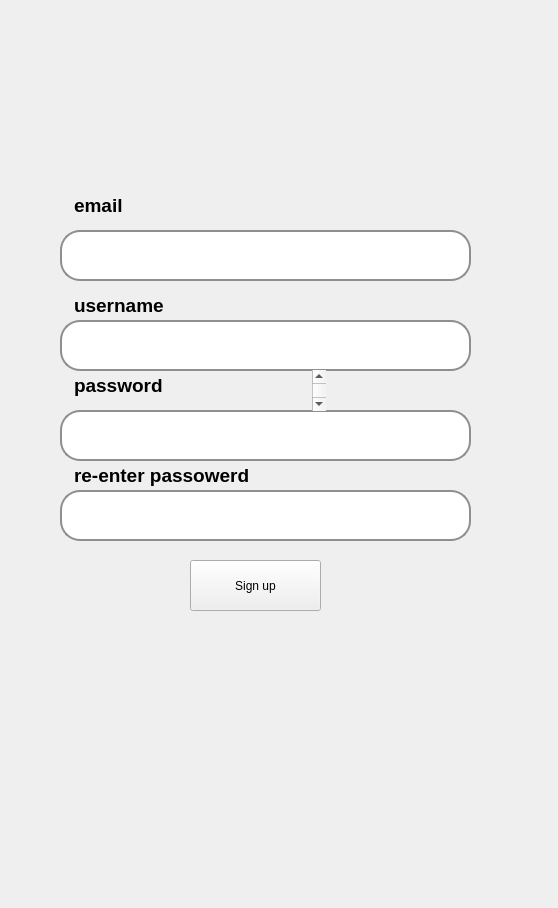
<?xml version="1.0" encoding="UTF-8"?>
<ui version="4.0">
 <class>MainWindow</class>
 <widget class="QMainWindow" name="MainWindow">
  <property name="geometry">
   <rect>
    <x>0</x>
    <y>0</y>
    <width>558</width>
    <height>908</height>
   </rect>
  </property>
  <property name="windowTitle">
   <string>MainWindow</string>
  </property>
  <widget class="QWidget" name="centralwidget">
   <widget class="QLabel" name="label">
    <property name="geometry">
     <rect>
      <x>0</x>
      <y>0</y>
      <width>571</width>
      <height>911</height>
     </rect>
    </property>
    <property name="text">
     <string/>
    </property>
    <property name="pixmap">
     <pixmap>ui imges/Your paragraph text.png</pixmap>
    </property>
    <property name="scaledContents">
     <bool>true</bool>
    </property>
   </widget>
   <widget class="QLineEdit" name="email">
    <property name="geometry">
     <rect>
      <x>60</x>
      <y>230</y>
      <width>411</width>
      <height>51</height>
     </rect>
    </property>
    <property name="styleSheet">
     <string notr="true">QLineEdit {
               border: 2px solid #8f8f8f;
               border-radius: 20px;
                padding: 10px;
             font-size: 16px;
           }</string>
    </property>
    <property name="text">
     <string/>
    </property>
   </widget>
   <widget class="QLineEdit" name="username">
    <property name="geometry">
     <rect>
      <x>60</x>
      <y>320</y>
      <width>411</width>
      <height>51</height>
     </rect>
    </property>
    <property name="styleSheet">
     <string notr="true">QLineEdit {
               border: 2px solid #8f8f8f;
               border-radius: 20px;
                padding: 10px;
             font-size: 16px;
           }</string>
    </property>
    <property name="text">
     <string/>
    </property>
   </widget>
   <widget class="QLineEdit" name="password">
    <property name="geometry">
     <rect>
      <x>60</x>
      <y>410</y>
      <width>411</width>
      <height>51</height>
     </rect>
    </property>
    <property name="styleSheet">
     <string notr="true">QLineEdit {
               border: 2px solid #8f8f8f;
               border-radius: 20px;
                padding: 10px;
             font-size: 16px;
           }</string>
    </property>
    <property name="text">
     <string/>
    </property>
   </widget>
   <widget class="QLineEdit" name="reenetrpassword">
    <property name="geometry">
     <rect>
      <x>60</x>
      <y>490</y>
      <width>411</width>
      <height>51</height>
     </rect>
    </property>
    <property name="styleSheet">
     <string notr="true">QLineEdit {
               border: 2px solid #8f8f8f;
               border-radius: 20px;
                padding: 10px;
             font-size: 16px;
           }</string>
    </property>
    <property name="text">
     <string/>
    </property>
   </widget>
   <widget class="QPushButton" name="bsignup">
    <property name="geometry">
     <rect>
      <x>190</x>
      <y>560</y>
      <width>131</width>
      <height>51</height>
     </rect>
    </property>
    <property name="styleSheet">
     <string notr="true">QLineEdit {
                border: 2px solid #8f8f8f;
                border-radius: 50px;
                padding: 10px;
                font-size: 16px;
           }</string>
    </property>
    <property name="text">
     <string>Sign up</string>
    </property>
   </widget>
   <widget class="QTextBrowser" name="textBrowser">
    <property name="geometry">
     <rect>
      <x>70</x>
      <y>190</y>
      <width>256</width>
      <height>41</height>
     </rect>
    </property>
    <property name="styleSheet">
     <string notr="true">QTextBrowser {
    border: none;
}

QTextBrowser {
    background: transparent;
    border: none;
}
</string>
    </property>
    <property name="html">
     <string>&lt;!DOCTYPE HTML PUBLIC &quot;-//W3C//DTD HTML 4.0//EN&quot; &quot;http://www.w3.org/TR/REC-html40/strict.dtd&quot;&gt;
&lt;html&gt;&lt;head&gt;&lt;meta name=&quot;qrichtext&quot; content=&quot;1&quot; /&gt;&lt;style type=&quot;text/css&quot;&gt;
p, li { white-space: pre-wrap; }
&lt;/style&gt;&lt;/head&gt;&lt;body style=&quot; font-family:'MS Shell Dlg 2'; font-size:7.8pt; font-weight:400; font-style:normal;&quot;&gt;
&lt;p style=&quot; margin-top:0px; margin-bottom:0px; margin-left:0px; margin-right:0px; -qt-block-indent:0; text-indent:0px;&quot;&gt;&lt;span style=&quot; font-size:14pt; font-weight:600;&quot;&gt;email&lt;/span&gt;&lt;/p&gt;&lt;/body&gt;&lt;/html&gt;</string>
    </property>
   </widget>
   <widget class="QTextBrowser" name="textBrowser_3">
    <property name="geometry">
     <rect>
      <x>70</x>
      <y>290</y>
      <width>256</width>
      <height>41</height>
     </rect>
    </property>
    <property name="styleSheet">
     <string notr="true">QTextBrowser {
    border: none;
}

QTextBrowser {
    background: transparent;
    border: none;
}
</string>
    </property>
    <property name="html">
     <string>&lt;!DOCTYPE HTML PUBLIC &quot;-//W3C//DTD HTML 4.0//EN&quot; &quot;http://www.w3.org/TR/REC-html40/strict.dtd&quot;&gt;
&lt;html&gt;&lt;head&gt;&lt;meta name=&quot;qrichtext&quot; content=&quot;1&quot; /&gt;&lt;style type=&quot;text/css&quot;&gt;
p, li { white-space: pre-wrap; }
&lt;/style&gt;&lt;/head&gt;&lt;body style=&quot; font-family:'MS Shell Dlg 2'; font-size:7.8pt; font-weight:400; font-style:normal;&quot;&gt;
&lt;p style=&quot; margin-top:0px; margin-bottom:0px; margin-left:0px; margin-right:0px; -qt-block-indent:0; text-indent:0px;&quot;&gt;&lt;span style=&quot; font-size:14pt; font-weight:600;&quot;&gt;username&lt;/span&gt;&lt;/p&gt;&lt;/body&gt;&lt;/html&gt;</string>
    </property>
   </widget>
   <widget class="QTextBrowser" name="textBrowser_4">
    <property name="geometry">
     <rect>
      <x>70</x>
      <y>370</y>
      <width>256</width>
      <height>41</height>
     </rect>
    </property>
    <property name="styleSheet">
     <string notr="true">QTextBrowser {
    border: none;
}

QTextBrowser {
    background: transparent;
    border: none;
}
</string>
    </property>
    <property name="html">
     <string>&lt;!DOCTYPE HTML PUBLIC &quot;-//W3C//DTD HTML 4.0//EN&quot; &quot;http://www.w3.org/TR/REC-html40/strict.dtd&quot;&gt;
&lt;html&gt;&lt;head&gt;&lt;meta name=&quot;qrichtext&quot; content=&quot;1&quot; /&gt;&lt;style type=&quot;text/css&quot;&gt;
p, li { white-space: pre-wrap; }
&lt;/style&gt;&lt;/head&gt;&lt;body style=&quot; font-family:'MS Shell Dlg 2'; font-size:7.8pt; font-weight:400; font-style:normal;&quot;&gt;
&lt;p style=&quot; margin-top:0px; margin-bottom:0px; margin-left:0px; margin-right:0px; -qt-block-indent:0; text-indent:0px;&quot;&gt;&lt;span style=&quot; font-size:14pt; font-weight:600;&quot;&gt;password&lt;/span&gt;&lt;/p&gt;
&lt;p style=&quot;-qt-paragraph-type:empty; margin-top:0px; margin-bottom:0px; margin-left:0px; margin-right:0px; -qt-block-indent:0; text-indent:0px; font-size:14pt; font-weight:600;&quot;&gt;&lt;br /&gt;&lt;/p&gt;&lt;/body&gt;&lt;/html&gt;</string>
    </property>
   </widget>
   <widget class="QTextBrowser" name="textBrowser_5">
    <property name="geometry">
     <rect>
      <x>70</x>
      <y>460</y>
      <width>256</width>
      <height>41</height>
     </rect>
    </property>
    <property name="styleSheet">
     <string notr="true">QTextBrowser {
    border: none;
}

QTextBrowser {
    background: transparent;
    border: none;
}
</string>
    </property>
    <property name="html">
     <string>&lt;!DOCTYPE HTML PUBLIC &quot;-//W3C//DTD HTML 4.0//EN&quot; &quot;http://www.w3.org/TR/REC-html40/strict.dtd&quot;&gt;
&lt;html&gt;&lt;head&gt;&lt;meta name=&quot;qrichtext&quot; content=&quot;1&quot; /&gt;&lt;style type=&quot;text/css&quot;&gt;
p, li { white-space: pre-wrap; }
&lt;/style&gt;&lt;/head&gt;&lt;body style=&quot; font-family:'MS Shell Dlg 2'; font-size:7.8pt; font-weight:400; font-style:normal;&quot;&gt;
&lt;p style=&quot; margin-top:0px; margin-bottom:0px; margin-left:0px; margin-right:0px; -qt-block-indent:0; text-indent:0px;&quot;&gt;&lt;span style=&quot; font-size:14pt; font-weight:600;&quot;&gt;re-enter passowerd&lt;/span&gt;&lt;/p&gt;&lt;/body&gt;&lt;/html&gt;</string>
    </property>
   </widget>
  </widget>
 </widget>
 <resources/>
 <connections/>
</ui>
